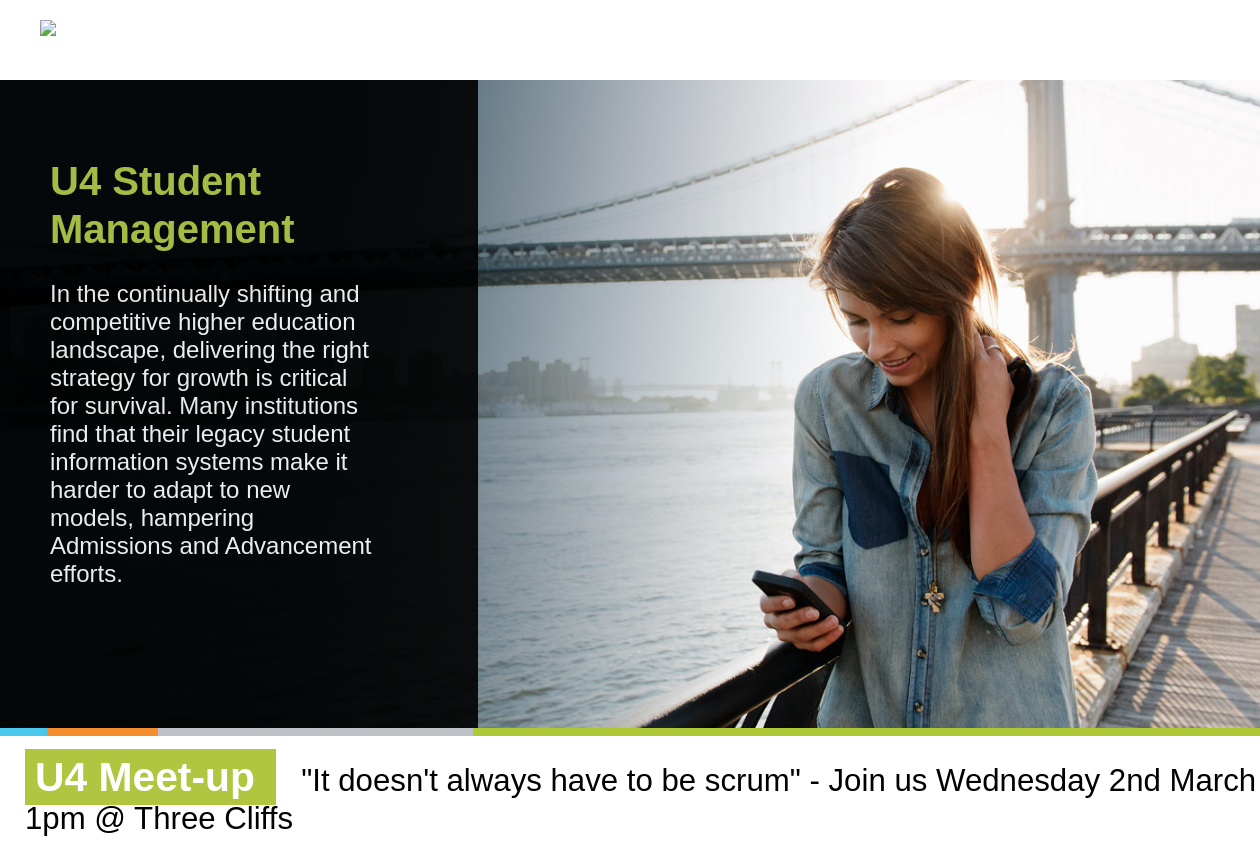
The page / on the database its author committed.
### tables this page shows
CREATE TABLE IF NOT EXISTS `slides` (
  `slideId` int(11) NOT NULL AUTO_INCREMENT,
  `title` varchar(100) NOT NULL,
  `body` varchar(1000) NOT NULL,
  `slideImageId` int(11) NOT NULL,
  `userId` int(11) DEFAULT NULL,
  PRIMARY KEY (`slideId`)
);

CREATE TABLE IF NOT EXISTS `messages` (
  `messageId` int(11) NOT NULL AUTO_INCREMENT,
  `title` varchar(255) NOT NULL,
  `message` varchar(255) NOT NULL,
  `startDate` datetime DEFAULT NULL,
  `endDate` datetime DEFAULT NULL,
  `userId` int(11) DEFAULT NULL,
  `messageType` varchar(10) DEFAULT NULL,
  PRIMARY KEY (`messageId`)
);

### slides.php (the view, shortened to what this page needs)
<?php
    require("common.php");
    $query = "
        SELECT
            slideId,
            title,
            body,
			slideImageId
        FROM slides
    ";
    try
    {
        $stmt = $db->prepare($query);
        $stmt->execute();
    }
    catch(PDOException $ex)
    {
        die("Failed to run query: " . $ex->getMessage());
    }
    $rows = $stmt->fetchAll();
?>
    <?php foreach($rows as $row): ?>
		<div id="slide-<?php echo $row['slideId']; ?>">
			<div class="info">
				<h1><?php echo htmlentities($row['title'], ENT_QUOTES, 'UTF-8'); ?></h1>
				<p><?php echo htmlentities($row['body'], ENT_QUOTES, 'UTF-8'); ?></p>
			</div>
			<img src="images/slides/<?php echo $row['slideImageId']; ?>.jpg" />
		</div>
    <?php endforeach; ?>

### messages.php (shortened to what this page needs)
<?php
    require("common.php");
    $query = "
        SELECT
            messageId,
            title,
            message,
			messageType
        FROM messages
    ";
    try
    {
        $stmt = $db->prepare($query);
        $stmt->execute();
    }
    catch(PDOException $ex)
    {
        die("Failed to run query: " . $ex->getMessage());
    }
    $rows = $stmt->fetchAll();
?>
    <?php foreach($rows as $row): ?>
		<div id="message-<?php echo $row['messageId']; ?>">
			<div class="heading <?php echo $row['messageType']; ?>">
				<?php echo htmlentities($row['title'], ENT_QUOTES, 'UTF-8'); ?>
			</div>
			<div class="text">
				<?php echo htmlentities($row['message'], ENT_QUOTES, 'UTF-8'); ?>
			</div>
		</div>
    <?php endforeach; ?>

### styles.css (style rules this page uses)
body, h1, h2, h3, h4, h5, p { font-family: proxima_nova_rgregular, Helvetica, Arial, sans-serif; }
body { margin: 0 !important; padding: 0 !important; overflow: hidden; }
h1 { color: #b0c641; line-height: 48px; font-size: 2.5em; }
p { font-size: 1.5em; padding-right: 50px; }
#slides img { background-repeat: no-repeat; background-position: center; width: 100%; height: 100%; }
#slides .info { z-index: 30; color: white; position: absolute; background-color: black; opacity: 0.9; padding: 50px; height: 100%; width: 30%; }
#messages .heading { font-weight: bold; background-color: #b0c641; color: white; padding: 5px 10px; margin-right: 25px; display: inline; font-size: 1.7em; }
#messages .info { background-color:#b0c641 ; }
#messages .text { display: inline; font-size: 1.3em; }

### rows shown on the page
slides: title "U4 Student Management", body "In the continually shifting and competitive higher education landscape, delivering the right strategy for growth is critical for survival. Many institutions find that their legacy student information systems make it harder to adapt to new models, hampering Admissions and Advancement efforts."
messages: title "U4 Meet-up", message "\"It doesn't always have to be scrum\" - Join us Wednesday 2nd March 1pm @ Three Cliffs"
